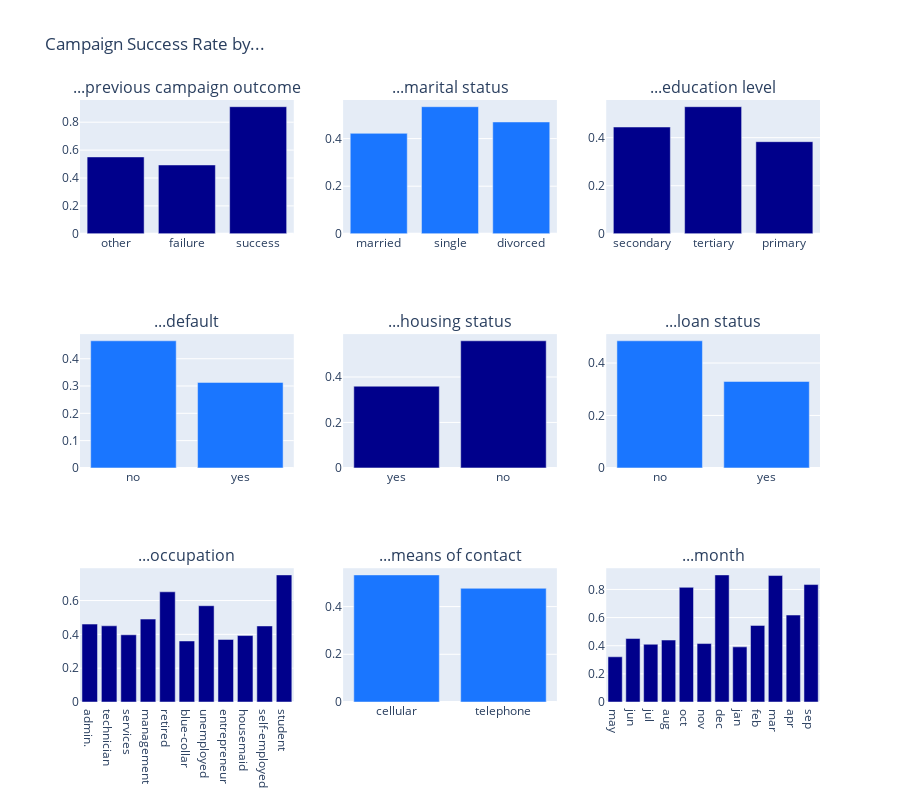

Source (notebook cell):
### Code cell
graphs = np.array([
    ['poutcome','previous campaign outcome'], ['marital','marital status'], ['education','education level'], 
    ['default','default'], ['housing','housing status'], ['loan','loan status'], 
    ['job', 'occupation'], ['contact','means of contact'], ['month','month'] 
])
fig = subplots.make_subplots(rows=3, cols=3, subplot_titles=['...'+t for t in graphs[:,1]])
for id, graph in enumerate(graphs):
    a = df.groupby(graph[0])['deposit'].value_counts()
    x = df[graph[0]].dropna().unique()
    y = [a[multiindex,'yes']/(a[multiindex,'yes']+a[multiindex,'no']) for multiindex in x]
    fig.add_trace(go.Bar(x=x, y=y, marker_color='rgb(26, 118, 255)' if id%2==1 else 'darkblue'), row=id//3+1, col=id%3+1)
fig.update_layout(height=800, title_text="Campaign Success Rate by...", showlegend=False).show()

### Figure 1 — Plotly figure (JSON) as saved in the notebook; plotly's stock layout.template omitted (floating-point values rounded to 4 significant figures)
{"data": [{"marker": {"color": "darkblue"}, "type": "bar", "x": ["other", "failure", "success"], "xaxis": "x", "y": [0.5509, 0.4932, 0.9111], "yaxis": "y"}, {"marker": {"color": "rgb(26, 118, 255)"}, "type": "bar", "x": ["married", "single", "divorced"], "xaxis": "x2", "y": [0.422, 0.5341, 0.4698], "yaxis": "y2"}, {"marker": {"color": "darkblue"}, "type": "bar", "x": ["secondary", "tertiary", "primary"], "xaxis": "x3", "y": [0.4443, 0.5289, 0.3832], "yaxis": "y3"}, {"marker": {"color": "rgb(26, 118, 255)"}, "type": "bar", "x": ["no", "yes"], "xaxis": "x4", "y": [0.4657, 0.3133], "yaxis": "y4"}, {"marker": {"color": "darkblue"}, "type": "bar", "x": ["yes", "no"], "xaxis": "x5", "y": [0.3595, 0.5594], "yaxis": "y5"}, {"marker": {"color": "rgb(26, 118, 255)"}, "type": "bar", "x": ["no", "yes"], "xaxis": "x6", "y": [0.4846, 0.3295], "yaxis": "y6"}, {"marker": {"color": "darkblue"}, "type": "bar", "x": ["admin.", "technician", "services", "management", "retired", "blue-collar", "unemployed", "entrepreneur", "housemaid", "self-employed", "student"], "xaxis": "x7", "y": [0.4607, 0.4505, 0.3975, 0.4903, 0.6516, 0.3608, 0.5693, 0.37, 0.3929, 0.4497, 0.7515], "yaxis": "y7"}, {"marker": {"color": "rgb(26, 118, 255)"}, "type": "bar", "x": ["cellular", "telephone"], "xaxis": "x8", "y": [0.5327, 0.4766], "yaxis": "y8"}, {"marker": {"color": "darkblue"}, "type": "bar", "x": ["may", "jun", "jul", "aug", "oct", "nov", "dec", "jan", "feb", "mar", "apr", "sep"], "xaxis": "x9", "y": [0.3214, 0.4511, 0.4104, 0.4404, 0.8149, 0.4154, 0.9032, 0.3918, 0.5444, 0.8987, 0.6181, 0.8345], "yaxis": "y9"}], "layout": {"annotations": [{"font": {"size": 16}, "showarrow": false, "text": "...previous campaign outcome", "x": 0.1444, "xanchor": "center", "xref": "paper", "y": 1, "yanchor": "bottom", "yref": "paper"}, {"font": {"size": 16}, "showarrow": false, "text": "...marital status", "x": 0.5, "xanchor": "center", "xref": "paper", "y": 1, "yanchor": "bottom", "yref": "paper"}, {"font": {"size": 16}, "showarrow": false, "text": "...education level", "x": 0.8556, "xanchor": "center", "xref": "paper", "y": 1, "yanchor": "bottom", "yref": "paper"}, {"font": {"size": 16}, "showarrow": false, "text": "...default", "x": 0.1444, "xanchor": "center", "xref": "paper", "y": 0.6111, "yanchor": "bottom", "yref": "paper"}, {"font": {"size": 16}, "showarrow": false, "text": "...housing status", "x": 0.5, "xanchor": "center", "xref": "paper", "y": 0.6111, "yanchor": "bottom", "yref": "paper"}, {"font": {"size": 16}, "showarrow": false, "text": "...loan status", "x": 0.8556, "xanchor": "center", "xref": "paper", "y": 0.6111, "yanchor": "bottom", "yref": "paper"}, {"font": {"size": 16}, "showarrow": false, "text": "...occupation", "x": 0.1444, "xanchor": "center", "xref": "paper", "y": 0.2222, "yanchor": "bottom", "yref": "paper"}, {"font": {"size": 16}, "showarrow": false, "text": "...means of contact", "x": 0.5, "xanchor": "center", "xref": "paper", "y": 0.2222, "yanchor": "bottom", "yref": "paper"}, {"font": {"size": 16}, "showarrow": false, "text": "...month", "x": 0.8556, "xanchor": "center", "xref": "paper", "y": 0.2222, "yanchor": "bottom", "yref": "paper"}], "height": 800, "showlegend": false, "title": {"text": "Campaign Success Rate by..."}, "xaxis": {"anchor": "y", "domain": [0, 0.2889]}, "xaxis2": {"anchor": "y2", "domain": [0.3556, 0.6444]}, "xaxis3": {"anchor": "y3", "domain": [0.7111, 1]}, "xaxis4": {"anchor": "y4", "domain": [0, 0.2889]}, "xaxis5": {"anchor": "y5", "domain": [0.3556, 0.6444]}, "xaxis6": {"anchor": "y6", "domain": [0.7111, 1]}, "xaxis7": {"anchor": "y7", "domain": [0, 0.2889]}, "xaxis8": {"anchor": "y8", "domain": [0.3556, 0.6444]}, "xaxis9": {"anchor": "y9", "domain": [0.7111, 1]}, "yaxis": {"anchor": "x", "domain": [0.7778, 1]}, "yaxis2": {"anchor": "x2", "domain": [0.7778, 1]}, "yaxis3": {"anchor": "x3", "domain": [0.7778, 1]}, "yaxis4": {"anchor": "x4", "domain": [0.3889, 0.6111]}, "yaxis5": {"anchor": "x5", "domain": [0.3889, 0.6111]}, "yaxis6": {"anchor": "x6", "domain": [0.3889, 0.6111]}, "yaxis7": {"anchor": "x7", "domain": [0, 0.2222]}, "yaxis8": {"anchor": "x8", "domain": [0, 0.2222]}, "yaxis9": {"anchor": "x9", "domain": [0, 0.2222]}}}
